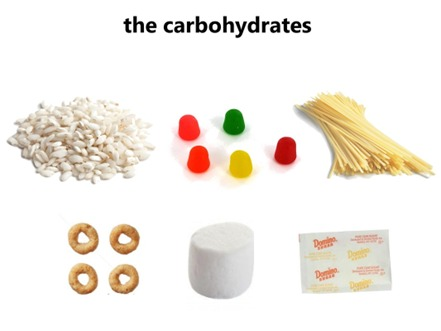
#> input picture github_pertemuan_2/gambar/Gambar_contoh.jpeg, 441 x 331 px, found by its file name
$ python b_normalization.py
#> lines starting #> are read from the running program, lines starting #| are printed output that depends on the picture; after the words box and inside, x2 and y2 are one past the last pixel; in counts of white or black regions, pixels touching at a corner belong together
import numpy as np
import matplotlib.pyplot as plt

#User Entries
nama_file = 'Gambar_contoh.jpeg'

#Main Code
pic = plt.imread(nama_file)
#> pic is the input picture: shape (331, 441, 3); mean R, G, B 243.8, 238.7, 231.7
plt.figure(1)
plt.imshow(pic)
plt.axis('off')

row, col, ch = pic.shape
#> row = 331; col = 441; ch = 3

#GRAYSCALE
hasil1 = np.zeros((row, col), dtype=np.uint8)
for y in range(0, row):
    print(y)
    for x in range(0, col):
        average = (float(pic[y, x, 0]) + float(pic[y, x, 1]) + float(pic[y, x, 2])) / 3
        hasil1[y, x] = average
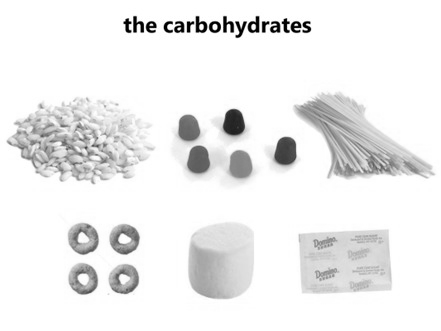
#> hasil1: shape (331, 441); min 0, max 255, mean 238

plt.figure(2)
plt.imshow(hasil1, cmap='gray')
plt.axis('off')
plt.show()

#NORMALIZATION
hasil2 = np.zeros((row, col), dtype=np.uint8)
for y in range(0, row):
    print(y)
    for x in range(0, col):
        hasil2[y, x] =  hasil1[y, x] / 255
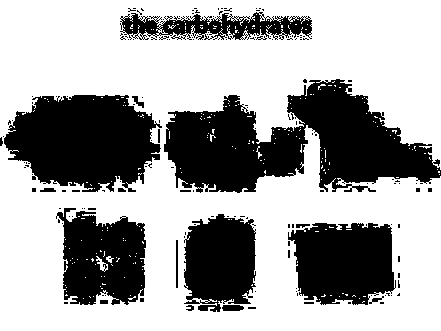
#> hasil2: shape (331, 441); values 0 (black) and 1 (white), 64.2% white; 159 black regions (139 under 20 px), largest, box (x1, y1, x2, y2) and area: (164, 79, 441, 193) 17752, (4, 95, 162, 192) 11176, (288, 223, 396, 305) 7055

plt.figure(3)
plt.imshow(hasil2, cmap='gray')
plt.axis('off')

print(hasil1[100,100])
#| 232
print(hasil2[100,100])
#| 0
plt.show()
